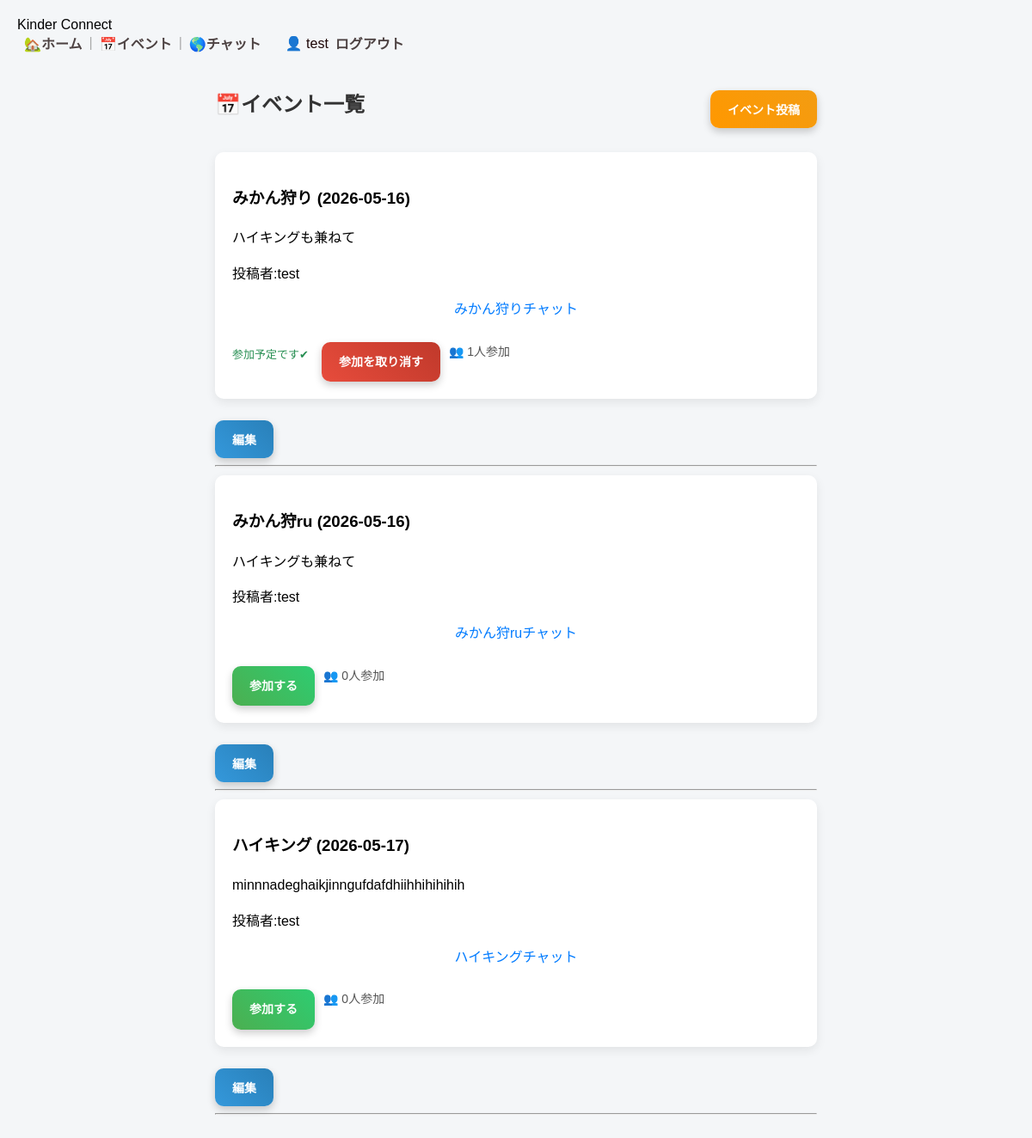
The page /events (signed in) on the database its author committed.
### tables this page shows
CREATE TABLE events(
               id INTEGER PRIMARY KEY AUTOINCREMENT,
               title TEXT,
               content TEXT,
               date TEXT,
               author_id INTEGER
               );

### app.py (the view)
@app.route("/events")
def events():
    conn=get_db()
    c=conn.cursor()
    user=session["user"]
    c.execute("""
        SELECT COUNT(*)
        FROM messages
        WHERE id NOT IN(
              SELECT message_id
              FROM message_reads
              WHERE username=?
              )
    """,(user,))
    unread_count=c.fetchone()[0]
    events=conn.execute("""
        SELECT
            events.*,
            users.username,
            COUNT(event_join.id) as join_count
        FROM events
        JOIN users ON events.author_id = users.id
        LEFT JOIN event_join ON events.id = event_join.event_id
        GROUP BY events.id
        ORDER BY date
        """).fetchall()
    joined_map={}
    if "user_id" in session:
        user_id=session["user_id"]
        joined_events=conn.execute("""
            SELECT event_id FROM event_join
            WHERE user_id=?
        """,(user_id,)).fetchall()
        joined_map={row[0]:True for row in joined_events}
    conn.close()
    return render_template(
        "events.html",
        events=events,
        joined_map=joined_map,
        unread_count=unread_count)

### app.py (called while the page is built)
def get_db():
    return sqlite3.connect(db_path)

### templates/events.html (shortened to what this page needs)
<!DOCTYPE html>
<html>
    <head>
        <link rel="stylesheet" href="{{ url_for('static', filename='style.css') }}">
    </head>
    <body>
        <div class="navbar">
            <div class="nav-left">Kinder Connect</div>
            <div class="nav-right">
                <a href="/home">🏡ホーム</a>
                <span class="divider">|</span>
                <a href="/events">📅イベント</a>
                <span class="divider">|</span>
                <a href="/chat">
                    🌎チャット
                </a>
                <span class="user">👤 {{session["user"]}}</span>
                <a href="/logout" class="logout">ログアウト</a>
            </div>
        </div>
        <div class="container">
            <div class="header">
               <h2>
                    📅イベント一覧
               </h2>
               <a href="/create_event" class="btn">イベント投稿</a>
            </div>
            {% for event in events  %}
                <div class="card">
                    <h3>{{event[1]}} ({{event[3]}})</h3>
                    <p>{{event[2]}}</p>
                    <p>投稿者:{{event[5]}}</p>
                    <a href="{{ url_for('chat', event_id=event[0]) }}">{{event[1]}}チャット</a>
                    <div class="actions">
                        {% if joined_map.get(event[0]) %}
                            <p class="joined">参加予定です✔</p>
                            <a href="/cancel/{{event[0]}}" class="btn btn-cancel">参加を取り消す</a>
                        {% else %}
                            <a href="/join/{{event[0]}}" class="btn btn-join">参加する</a>
                        {% endif %}
                        <p class="join-count">👥 {{ event[6] }}人参加</p>
                    </div>
                </div>
                <a href="/edit_event/{{event[0]}}" class="btn btn-edit">編集</a>
                <hr>
            {%endfor%}
        </div>
    </body>
</html>

### static/style.css (style rules this page uses)
body { font-family:Arial,sans-serif; background:#f4f6f8; margin:0; padding:20px; }
h2 { text-align:center; margin-bottom:20px; color:#333; }
.nav-right { display:flex; align-items:center; margin-left:auto; }
.nav-right a { color:rgb(77, 66, 66); text-decoration:none; margin:0 8px; font-weight:bold; }
.divider { color:#aaa; }
.user { margin-left:20px; color:#1d0606; }
.logout { margin-left:10px; color:#ff6b6b; }
.container { max-width:700px; margin:0 auto; padding:20px; }
.header { display:flex; justify-content:space-between; align-items:center; margin-bottom:20px; }
.card { background:white; padding:20px; line-height:1.6; margin:10px 0; border-radius:10px; box-shadow:0 4px 12px rgba(0,0,0,0.08); opacity:0; transform:translateY(20px); animation:fadeUp 0.5s ease forwards; transition:0.3s; }
.card:nth-child(2) { animation-delay:0.2s; }
.actions { margin-top:10px; display:flex; gap:10px; flex-wrap:wrap; align-items:center; }
a { display:block; text-align:center; margin-top:15px; text-decoration:none; color:#007BFF; }
.btn { display:inline-block; padding:12px 20px; background:linear-gradient(45deg,#ff9800,#f39c12); color:white; border-radius:10px; text-decoration:none; font-weight:bold; text-align:center; transition:0.3s; box-shadow:0 4px 10px rgba(0,0,0,0.2); font-size:14px; }
.btn-join { background:linear-gradient(45deg,#4CAF50,#2ecc71); }
.joined { font-size:13px; color:#288f53; margin-right:5px; }
.join-count { font-size:14px; color:#555; margin-top:5px; }
.btn-cancel { background:linear-gradient(45deg,#e74c3c,#c0392b); }
.btn-edit { background:linear-gradient(45deg,#3498db,#2980b9); }

### rows shown on the page
events: title "みかん狩り", date "2026-05-16", content "ハイキングも兼ねて", event "test", event "1"
events: title "みかん狩ru", date "2026-05-16", content "ハイキングも兼ねて", event "test", event "0"
events: title "ハイキング", date "2026-05-17", content "minnnadeghaikjinngufdafdhiihhihihihih", event "test", event "0"

### other values the page prints
{{ session["user"] }} "test"
